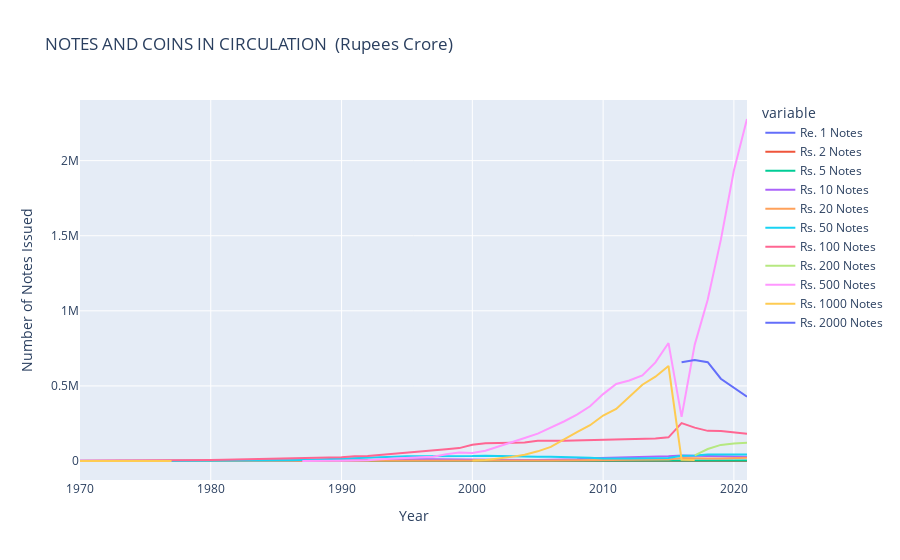
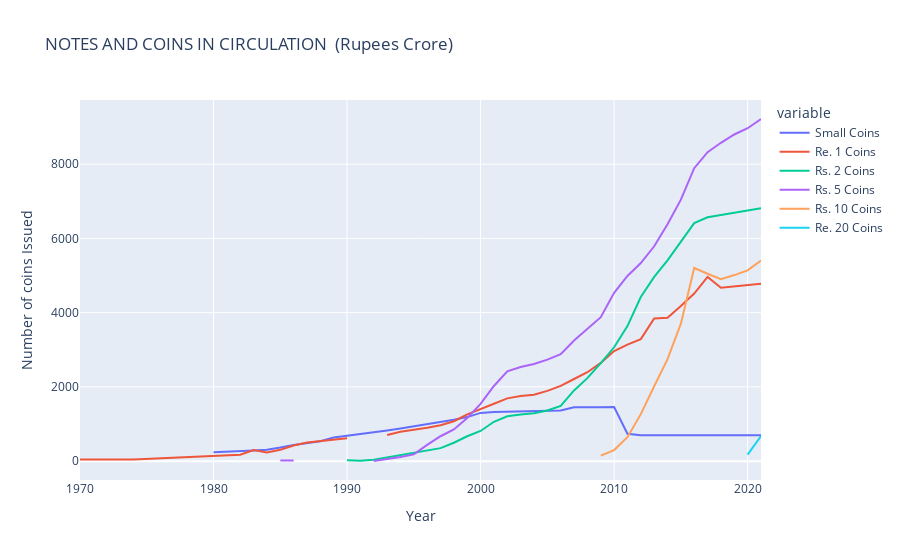

The code cell stored with these charts, in order, in its notebook:
### Code cell
fig = px.line(notes_coins, x='Year', y=[ 'Re. 1 Notes', 'Rs. 2 Notes',
       'Rs. 5 Notes', 'Rs. 10 Notes', 'Rs. 20 Notes', 'Rs. 50 Notes',
       'Rs. 100 Notes', 'Rs. 200 Notes', 'Rs. 500 Notes', 'Rs. 1000 Notes',
       'Rs. 2000 Notes'], title=title)
fig.update_layout(xaxis_title='Year', yaxis_title='Number of Notes Issued')
fig.show()

fig = px.line(notes_coins, x='Year', y=['Small Coins', 'Re. 1 Coins', 'Rs. 2 Coins',
       'Rs. 5 Coins', 'Rs. 10 Coins', 'Re. 20 Coins',
       ], title=title)
fig.update_layout(xaxis_title='Year', yaxis_title='Number of coins Issued')
fig.show()
